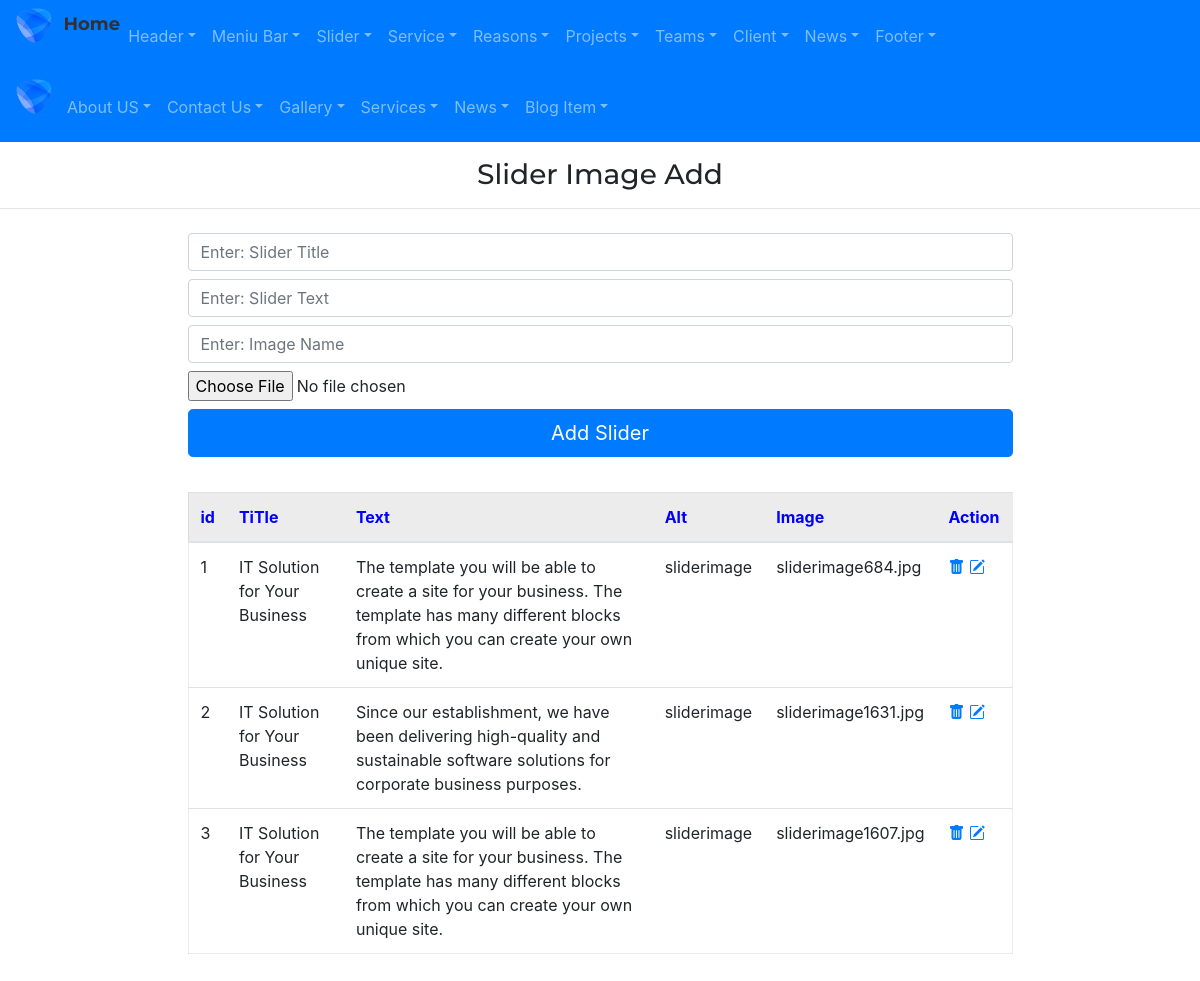
The page /admin/sliderImageAdd/ on the database as committed earlier.
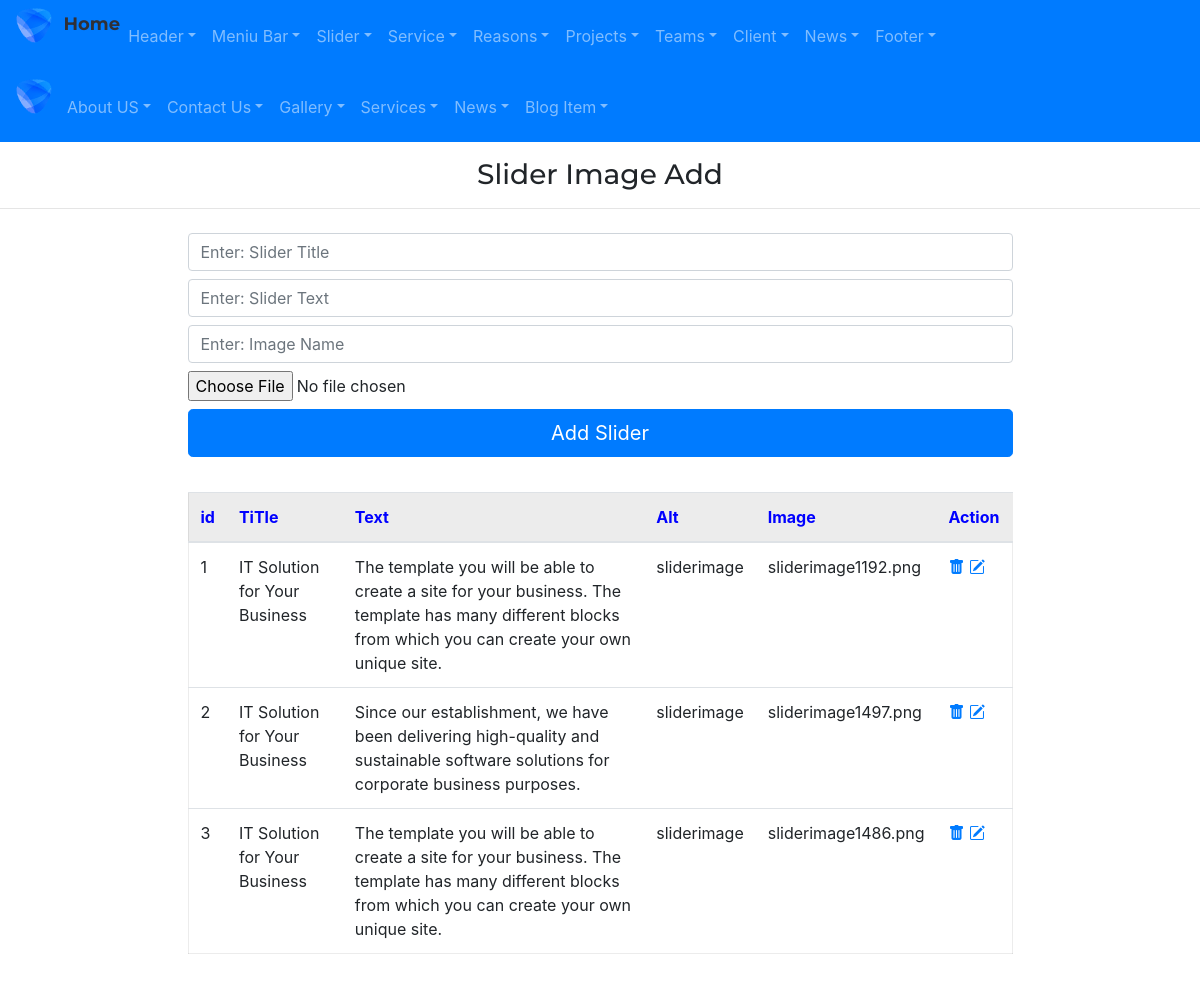
The same page on the database as committed later.
### app/models.py (models this page shows)
class Slider(db.Model):
    id=db.Column(db.Integer,primary_key=True)
    slider_title=db.Column(db.String(255))
    slider_text=db.Column(db.String(255))
    slider_img=db.Column(db.String(255))
    slider_alt=db.Column(db.String(255))

### admin/routes.py (the view, shortened to what this page needs)
@app.route("/admin/sliderImageAdd/", methods=['GET','POST'])
def sliderImageAdd():
    form=SliderForm()
    sliders=Slider.query.all()
    return render_template("admin/sliderImageAdd.html",form=form, sliders=sliders)

### admin/forms.py
class SliderForm(FlaskForm):
    slider_title=StringField('slider_title')
    slider_text=StringField('slider_text')
    slider_img=FileField('slider_img')
    slider_alt=StringField('slider_alt')
    submit=SubmitField()

### app/templates/admin/sliderImageAdd.html
{% extends "admin/base.html" %}
{% block content %}
<div class="adminright">
    <h3 class="my-3" style="text-align: center;">Slider Image Add</h3>
    <hr>
    <div class="container">
        <div class="row d-flex justify-content-center">
            <div class="col-9">
                <form action="{{url_for('sliderImageAdd')}}" method='POST' enctype="multipart/form-data">
                    {{ form.slider_title(class="form-control my-2",placeholder="Enter: Slider Title")}}
                    {{ form.slider_text(class="form-control my-2",placeholder="Enter: Slider Text")}}
                    {{ form.slider_alt(class="form-control my-2",placeholder="Enter: Image Name")}}
                    {{ form.slider_img(class="form-control-file my-2")}}
                    {{ form.submit(value='Add Slider',class='btn btn-primary btn-lg btn-block')}}
                </form>
            </div>
        </div>
    </div>
    <div class="container marg">
        <div class="row justify-content-center">
            <div class="col-9 ">
                <table class="table table-hover " style="margin:35px 0px; border:1px solid rgba(0,0,0,.075);">
                    <thead>
                        <tr style="background-color: rgba(0,0,0,.075); color:blue">
                            <th scope="col">id</th>
                            <th scope="col">TiTle</th>
                            <th scope="col">Text</th>
                            <th scope="col">Alt</th>
                            <th scope="col">Image</th>
                            <th scope="col">Action</th>
                        </tr>
                    </thead>
                    <tbody>
                        {% for slider in sliders %}
                        <tr>
                            <td scope="row">{{slider.id}}</td>
                            <td>{{slider.slider_title}}</td>
                            <td>{{slider.slider_text}}</td>
                            <td>{{slider.slider_alt}}</td>
                            <td>{{slider.slider_img}}</td>
                            <td>
                                <a href="{{url_for('sliderImageDelete', id=slider.id)}}"><i
                                        class="bi bi-trash-fill"></i></a>
                                <a href="{{url_for('sliderImageUpdate', id=slider.id)}}"><i
                                        class="bi bi-pencil-square"></i></a>
                            </td>
                        </tr>
                        {% endfor %}
                    </tbody>
                </table>
            </div>
        </div>
    </div>
</div>
{% endblock %}

Rows that differ between the two databases and show on the page:
changed Slider id 1: slider_img "sliderimage684.jpg" → "sliderimage1192.png"
changed Slider id 2: slider_img "sliderimage1631.jpg" → "sliderimage1497.png"
changed Slider id 3: slider_img "sliderimage1607.jpg" → "sliderimage1486.png"
